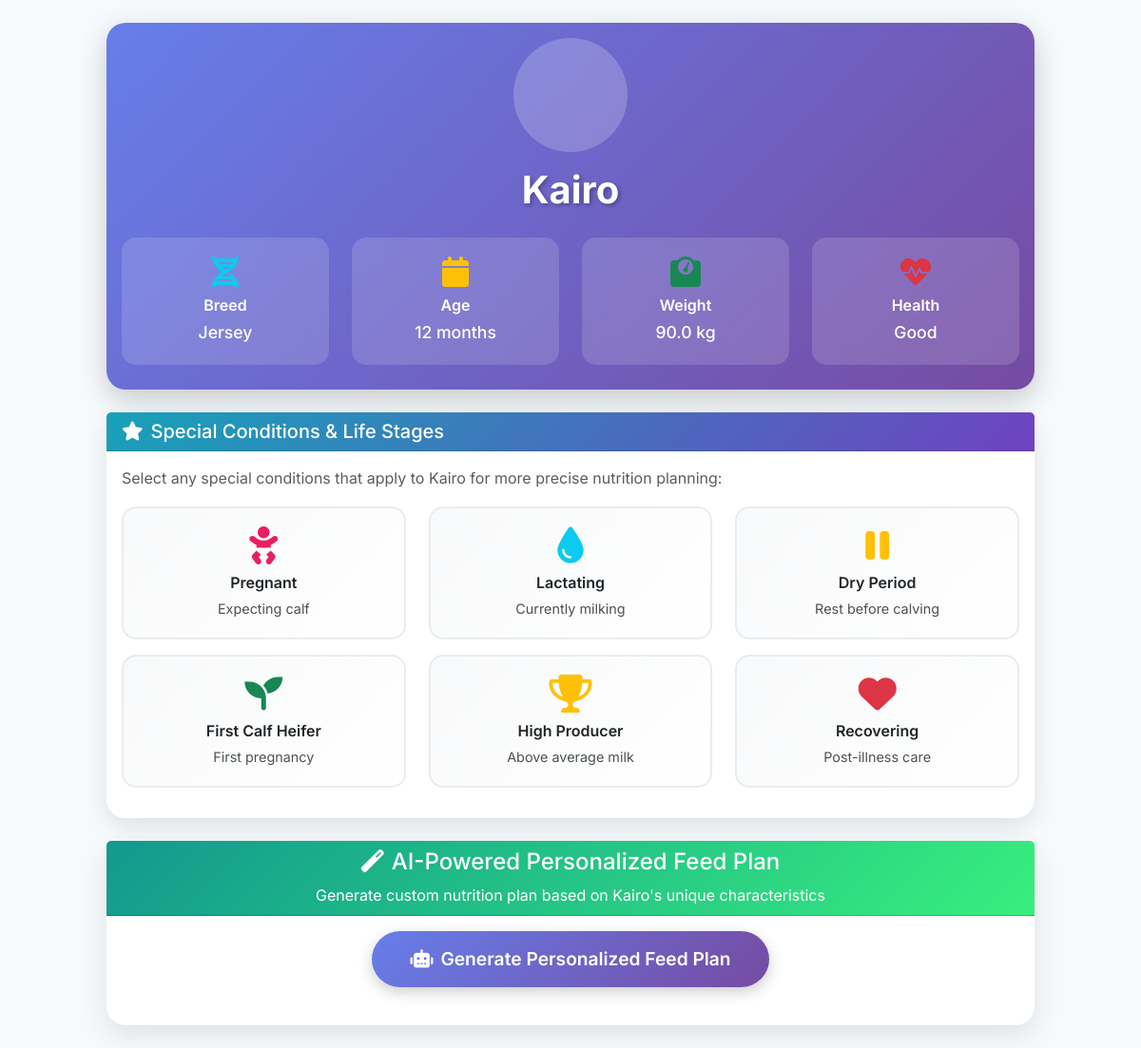
Page /cow/1/ (signed in) on the committed database.
### main/models.py (models this page shows, shortened)
class Cow(models.Model):
    HEALTH_CHOICES = [
        ('excellent', 'Excellent'),
        ('good', 'Good'),
        ('fair', 'Fair'),
        ('poor', 'Poor'),
        ('sick', 'Sick')
    ]
    owner = models.ForeignKey(User, on_delete=models.CASCADE)
    name = models.CharField(max_length=100)
    tag_number = models.CharField(max_length=50, unique=True)
    breed = models.CharField(max_length=100)
    age = models.IntegerField()
    weight = models.FloatField()
    health_condition = models.CharField(max_length=20, choices=HEALTH_CHOICES, default='good')
    date_added = models.DateTimeField(default=timezone.now)

### main/views.py (the view, shortened to what this page needs)
# urls.py: path('cow/<int:cow_id>/', views.cow_detail, name='cow_detail'),
@login_required
def cow_detail(request, cow_id):
    cow = get_object_or_404(Cow, id=cow_id, owner=request.user)
    health_records = HealthRecord.objects.filter(cow=cow).order_by('-date')[:5]
    feed_records = FeedRecord.objects.filter(cow=cow).order_by('-date')[:5]
    production_records = ProductionRecord.objects.filter(cow=cow).order_by('-date')[:7]
    today = datetime.now().date()
    days_since_monday = today.weekday()
    current_week_start = today - timedelta(days=days_since_monday)
    current_week_records = DailyFeedRecord.objects.filter(
        cow=cow,
        week_start_date=current_week_start
    ).order_by('date')
    completed_records = current_week_records.filter(milk_yield__isnull=False)
    averages = None
    all_weeks = DailyFeedRecord.objects.filter(cow=cow).values_list('week_start_date', flat=True).distinct().order_by('-week_start_date')
    week_options = []
    for week_start in all_weeks:
        week_end = week_start + timedelta(days=6)
        week_label = f"{week_start.strftime('%b %d')} - {week_end.strftime('%b %d, %Y')}"
        week_options.append({
            'start_date': week_start,
            'label': week_label,
            'is_current': week_start == current_week_start
        })
    ai_service = AIService()
    cow_data = {
        'name': cow.name,
        'breed': cow.breed,
        'age': cow.age,
        'weight': cow.weight
    }
    feed_recommendations = ai_service.get_feed_recommendation(cow_data, language='sw')
    production_prediction = ai_service.predict_milk_production(cow_data)
    analysis_prompt = f"""
    You are a dairy nutrition expert. For this {cow.breed} cow named {cow.name} ({cow.age} months, {cow.weight}kg), provide specific feed recommendations using ACTUAL feed names commonly used in Kenya:

    Use these specific feeds:
    - Napier grass (majani ya napier)
    - Dairy meal (unga wa ng'ombe)
    - Lucerne hay (majani ya lucerne)
    - Maize silage (silage ya mahindi)
    - Rhodes grass (majani ya rhodes)
    - Mineral lick (chumvi ya madini)
    - Sunflower cake
    - Cotton seed cake

    Format your response like this:
    "Give [specific feed name like napier grass] - it contains [percentage]% [nutrient] and [benefit].
    Add [another feed like dairy meal] - it has [percentage]% [nutrient] for [benefit].
    Include [supplement like mineral lick] - provides [specific nutrients] for [benefit]."

    Be specific about actual feeds like napier grass, dairy meal, lucerne hay, etc. and their real nutritional percentages.
    Make it practical and actionable for a Kenyan farmer.
    """
    try:
        ai_analysis_response = ai_service.model.generate_content(analysis_prompt)
        ai_analysis_text = ai_service._format_response(ai_analysis_response.text)
        ai_analysis_text = ai_analysis_text.replace('*', '').strip()
    except Exception as e:
        if cow.breed.lower() in ['holstein', 'friesian']:
            ai_analysis_text = f"Give alfalfa hay - it contains 18% protein for high milk production. Add corn silage - it has 35% fiber for proper digestion. Include mineral mix - provides calcium and phosphorus for strong bones and milk quality."
        elif cow.breed.lower() == 'jersey':
            ai_analysis_text = f"Give timothy hay - it contains 12% protein suitable for Jersey cows. Add grass silage - it has 28% fiber for optimal digestion. Include vitamin supplement - provides A, D, E vitamins for milk fat content."
        else:
            ai_analysis_text = f"Give mixed grass hay - it contains 15% protein for steady milk production. Add corn silage - it has 32% fiber for rumen health. Include mineral supplement - provides essential trace elements for overall health."
    prediction = {
        'predicted_yield': production_prediction.get('predicted_yield', 24.5),
        'confidence': production_prediction.get('confidence', 88),
        'health_score': 85 + (cow.age % 15),
        'feed_recommendations': feed_recommendations.get('recommendations', []),
        'ai_analysis': ai_analysis_text,
        'health_insights': [
            'Cow shows excellent appetite patterns',
            'Temperature readings are within normal range',
            'Recommend monitoring for next 3 days'
        ],
        'optimization_potential': round((100 - cow.age) / 10, 1)
    }
    context = {
        'cow': cow,
        'health_records': health_records,
        'feed_records': feed_records,
        'production_records': production_records,
        'daily_feed_records': current_week_records,
        'current_week_start': current_week_start,
        'current_week_end': current_week_start + timedelta(days=6),
        'week_options': week_options,
        'averages': averages,
        'prediction': prediction
    }
    return render(request, 'main/cow_detail.html', context)

### main/gemini_service.py (called while the page is built, shortened)
    def get_feed_recommendation(self, cow_data, language='en'):
        prompt = self._build_feed_prompt(cow_data, language)
        try:
            response = self.model.generate_content(prompt)
            return self._parse_feed_response(response.text, language, cow_data)
        except Exception as e:
            return self._fallback_feed_recommendation(cow_data, language)

    def predict_milk_production(self, cow_data, language='en'):
        prompt = self._build_prediction_prompt(cow_data, language)
        try:
            response = self.model.generate_content(prompt)
            return self._parse_prediction_response(response.text, language)
        except Exception as e:
            return self._fallback_prediction(cow_data, language)

    def _format_response(self, text):
        formatted = text.replace('*', '')
        formatted = formatted.replace('**', '')
        paragraphs = [p.strip() for p in formatted.split('\n') if p.strip()]
        return '\n\n'.join(paragraphs)

    def _build_prediction_prompt(self, cow_data, language):
        if language == 'sw':
            return f"""
            Wewe ni mtaalamu wa utabiri wa uzalishaji wa maziwa. Tabiri uzalishaji wa maziwa kwa:
            Jina: {cow_data['name']}
            Aina: {cow_data['breed']}
            Umri: {cow_data['age']} miezi
            Uzito: {cow_data['weight']} kg

            Toa utabiri wa maziwa kwa siku na asilimia ya uhakika.
            """
        else:
            return f"""
            You are a milk production prediction expert. Predict milk yield for:
            Name: {cow_data['name']}
            Breed: {cow_data['breed']}
            Age: {cow_data['age']} months
            Weight: {cow_data['weight']} kg

            Provide daily milk prediction with confidence percentage.
            """

    def _parse_feed_response(self, response, language, cow_data):
        cleaned_response = self._format_response(response)
        recommendations = []
        lines = cleaned_response.split('\n')
        current_feed = {}
        for line in lines:
            line = line.strip()
            if not line:
                continue
        if current_feed:
            recommendations.append(current_feed)
        if not recommendations:
            recommendations = self._generate_intelligent_recommendations(cow_data, language)
        return {'recommendations': recommendations[:3]}  # Limit to 3 recommendations

### main/templates/main/cow_detail.html (shortened to what this page needs)
{% extends 'main/base.html' %}
{% load static %}
{% block content %}
<div class="container-fluid py-4">
    <div class="row justify-content-center">
        <div class="col-lg-10">
            <div class="card profile-card mb-4">
                <div class="card-body text-center">
                    <div class="cow-avatar mb-3">
                    </div>
                    <h2 class="cow-name">{{ cow.name }}</h2>
                    <div class="cow-characteristics mt-3">
                        <div class="row">
                            <div class="col-md-3">
                                <div class="characteristic-card">
                                    <i class="fas fa-dna text-info"></i>
                                    <h6>Breed</h6>
                                    <p>{{ cow.breed }}</p>
                                </div>
                            </div>
                            <div class="col-md-3">
                                <div class="characteristic-card">
                                    <i class="fas fa-calendar text-warning"></i>
                                    <h6>Age</h6>
                                    <p>{{ cow.age }} months</p>
                                </div>
                            </div>
                            <div class="col-md-3">
                                <div class="characteristic-card">
                                    <i class="fas fa-weight text-success"></i>
                                    <h6>Weight</h6>
                                    <p>{{ cow.weight }} kg</p>
                                </div>
                            </div>
                            <div class="col-md-3">
                                <div class="characteristic-card">
                                    <i class="fas fa-heartbeat text-danger"></i>
                                    <h6>Health</h6>
                                    <p>{{ cow.health_condition|default:"Good"|title }}</p>
                                </div>
                            </div>
                        </div>
                    </div>
                </div>
            </div>
            <div class="card special-conditions-card mb-4">
                <div class="card-header bg-gradient-info text-white">
                    <h5 class="mb-0"><i class="fas fa-star me-2"></i>Special Conditions & Life Stages</h5>
                </div>
                <div class="card-body">
                    <p class="text-muted mb-3">Select any special conditions that apply to {{ cow.name }} for more precise nutrition planning:</p>
                    <div class="row">
                        <div class="col-md-4 mb-3">
                            <div class="condition-card" onclick="toggleCondition('pregnant')">
                                <i class="fas fa-baby text-pink"></i>
                                <h6>Pregnant</h6>
                                <p>Expecting calf</p>
                            </div>
                        </div>
                        <div class="col-md-4 mb-3">
                            <div class="condition-card" onclick="toggleCondition('lactating')">
                                <i class="fas fa-tint text-info"></i>
                                <h6>Lactating</h6>
                                <p>Currently milking</p>
                            </div>
                        </div>
                        <div class="col-md-4 mb-3">
                            <div class="condition-card" onclick="toggleCondition('dry')">
                                <i class="fas fa-pause text-warning"></i>
                                <h6>Dry Period</h6>
                                <p>Rest before calving</p>
                            </div>
                        </div>
                        <div class="col-md-4 mb-3">
                            <div class="condition-card" onclick="toggleCondition('first-calf')">
                                <i class="fas fa-seedling text-success"></i>
                                <h6>First Calf Heifer</h6>
                                <p>First pregnancy</p>
                            </div>
                        </div>
                        <div class="col-md-4 mb-3">
                            <div class="condition-card" onclick="toggleCondition('high-producer')">
                                <i class="fas fa-trophy text-gold"></i>
                                <h6>High Producer</h6>
                                <p>Above average milk</p>
                            </div>
                        </div>
                        <div class="col-md-4 mb-3">
                            <div class="condition-card" onclick="toggleCondition('recovering')">
                                <i class="fas fa-heart text-danger"></i>
                                <h6>Recovering</h6>
                                <p>Post-illness care</p>
                            </div>
                        </div>
                    </div>
                </div>
            </div>
            <div class="card feed-generation-card">
                <div class="card-header bg-gradient-primary text-white text-center">
                    <h4><i class="fas fa-magic me-2"></i>AI-Powered Personalized Feed Plan</h4>
                    <p class="mb-0">Generate custom nutrition plan based on {{ cow.name }}'s unique characteristics</p>
                </div>
                <div class="card-body">
                    <div class="text-center mb-4">
                        <button class="btn btn-primary btn-lg generate-btn" onclick="generatePersonalizedFeed()">
                            <i class="fas fa-robot me-2"></i>Generate Personalized Feed Plan
                        </button>
                    </div>
                </div>
            </div>
        </div>
    </div>
</div>
{% endblock %}

### static/css/style.css (style rules this page uses)
* { margin: 0; padding: 0; box-sizing: border-box; }
body { font-family: 'Inter', 'Segoe UI', Tahoma, Geneva, Verdana, sans-serif; line-height: 1.6; color: #2d3748; overflow-x: hidden; background: #f7fafc; }
.btn-primary { background: linear-gradient(135deg, #4ade80, #22d3ee); border: none; color: white; }
.card, .feature-card, .welcome-card, .auth-card { background: white; border-radius: 16px; box-shadow: 0 4px 25px rgba(0,0,0,0.08); border: 1px solid rgba(255,255,255,0.2); transition: all 0.3s ease; }

### main/templates/main/cow_detail.html (style rules this page uses)
.special-conditions-card { border: none; border-radius: 20px; box-shadow: 0 8px 25px rgba(0,0,0,0.1); }
.bg-gradient-info { background: linear-gradient(135deg, #17a2b8 0%, #6f42c1 100%); }
.condition-card { background: linear-gradient(135deg, #f8f9fa 0%, #ffffff 100%); border: 2px solid #e9ecef; border-radius: 15px; padding: 20px; text-align: center; cursor: pointer; transition: all 0.3s ease; position: relative; height: 140px; display: flex; flex-direction: column; justify-content: center; }
.condition-card i { font-size: 2.5rem; margin-bottom: 10px; }
.condition-card h6 { font-weight: 600; margin-bottom: 5px; }
.condition-card p { font-size: 0.9rem; margin-bottom: 0; opacity: 0.8; }
.text-pink { color: #e91e63 !important; }
.text-gold { color: #ffc107 !important; }
.profile-card { background: linear-gradient(135deg, #667eea 0%, #764ba2 100%); color: white; border: none; border-radius: 20px; box-shadow: 0 10px 30px rgba(0,0,0,0.2); }
.cow-avatar { background: rgba(255,255,255,0.2); border-radius: 50%; width: 120px; height: 120px; margin: 0 auto; display: flex; align-items: center; justify-content: center; }
.cow-name { font-size: 2.5rem; font-weight: 700; margin-bottom: 0; text-shadow: 2px 2px 4px rgba(0,0,0,0.3); }
.characteristic-card { background: rgba(255,255,255,0.15); border-radius: 15px; padding: 20px; margin: 10px 0; backdrop-filter: blur(10px); transition: transform 0.3s ease; }
.characteristic-card i { font-size: 2rem; margin-bottom: 10px; }
.characteristic-card h6 { font-weight: 600; margin-bottom: 5px; }
.characteristic-card p { font-size: 1.1rem; font-weight: 500; margin-bottom: 0; }
.feed-generation-card { border: none; border-radius: 20px; box-shadow: 0 10px 30px rgba(0,0,0,0.1); }
.bg-gradient-primary { background: linear-gradient(135deg, #11998e 0%, #38ef7d 100%); }
.generate-btn { padding: 15px 40px; font-size: 1.2rem; font-weight: 600; border-radius: 50px; border: none; background: linear-gradient(135deg, #667eea 0%, #764ba2 100%); transition: all 0.3s ease; box-shadow: 0 5px 15px rgba(0,0,0,0.2); }

### rows in the picture
Cow: name "Kairo", breed "Jersey", age "12", weight "90.0", health_condition "Good"
